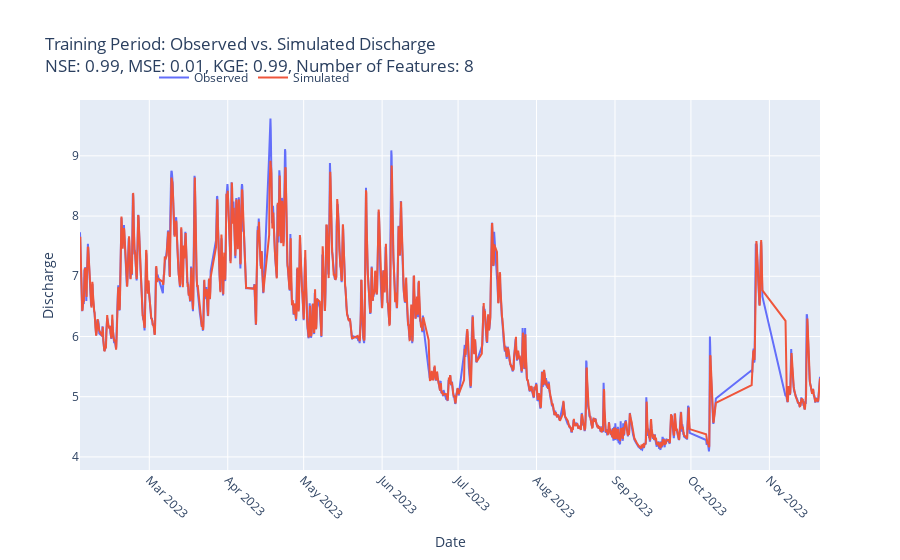
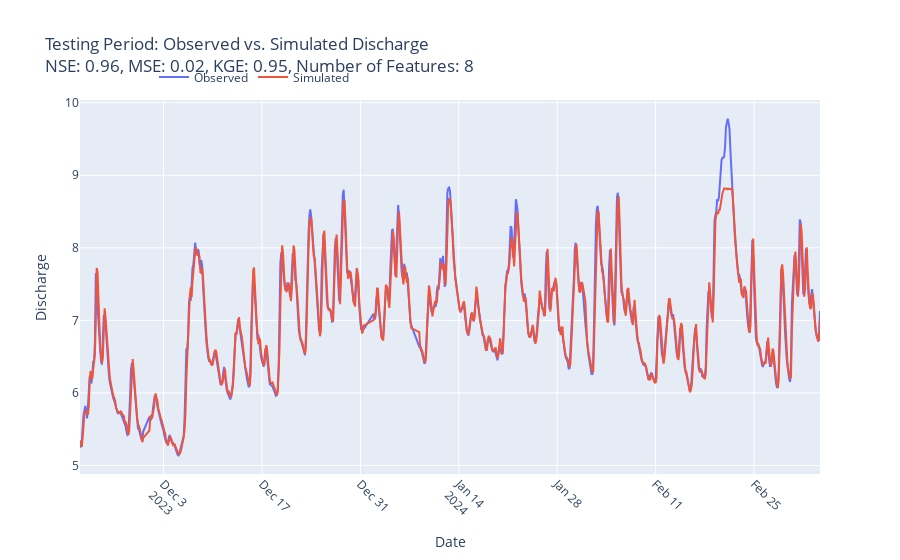

The cell these charts' notebook holds for them, in order:
### Markdown cell above
And filter out the noise pixels

### Code cell
# organiza and split the dataset
X_train, X_test, y_train, y_test, dates_train, dates_test = prepare_data(df_merged, train_size=0.7, column_y='hidro_level_sm')

# train and evaluate the model
nse_train, nse_test, mse_train, mse_test, kge_train, kge_test, model, y_train_pred, y_test_pred = train_and_evaluate_rf(X_train, y_train, X_test, y_test, n_estimators=250, 
                                                                                      max_depth=20, min_samples_split=5, min_samples_leaf=5, 
                                                                                      max_features='sqrt', bootstrap=True, n_jobs=-2)
# model, y_train_pred, y_test_pred = grid_search(X_train, y_train, X_test, y_test)
# plot the results
plot_fitting_result(y_train, y_train_pred, dates_train, y_test, y_test_pred, dates_test, 
                     nse_train, mse_train, kge_train, nse_test, mse_test, kge_test, X_train)

### Figure 1 — Plotly figure (JSON) as saved in the notebook; plotly's stock layout.template omitted (floating-point values rounded to 4 significant figures; data arrays with more than 128 entries replaced by an {"elided": "..."} marker saying what was removed)
{"data": [{"mode": "lines", "name": "Observed", "type": "scatter", "x": {"elided": "1905 str values"}, "y": {"elided": "1905 float values"}}, {"mode": "lines", "name": "Simulated", "type": "scatter", "x": {"elided": "1905 str values"}, "y": {"elided": "1905 float values"}}], "layout": {"legend": {"orientation": "h", "x": 0.1, "y": 1.1}, "title": {"text": "Training Period: Observed vs. Simulated Discharge<br>NSE: 0.99, MSE: 0.01, KGE: 0.99, Number of Features: 8"}, "xaxis": {"tickangle": 45, "title": {"text": "Date"}}, "yaxis": {"title": {"text": "Discharge"}}}}

### Figure 2 — Plotly figure (JSON) as saved in the notebook; plotly's stock layout.template omitted (floating-point values rounded to 4 significant figures; data arrays with more than 128 entries replaced by an {"elided": "..."} marker saying what was removed)
{"data": [{"mode": "lines", "name": "Observed", "type": "scatter", "x": {"elided": "817 str values"}, "y": {"elided": "817 float values"}}, {"mode": "lines", "name": "Simulated", "type": "scatter", "x": {"elided": "817 str values"}, "y": {"elided": "817 float values"}}], "layout": {"legend": {"orientation": "h", "x": 0.1, "y": 1.1}, "title": {"text": "Testing Period: Observed vs. Simulated Discharge<br>NSE: 0.96, MSE: 0.02, KGE: 0.95, Number of Features: 8"}, "xaxis": {"tickangle": 45, "title": {"text": "Date"}}, "yaxis": {"title": {"text": "Discharge"}}}}
